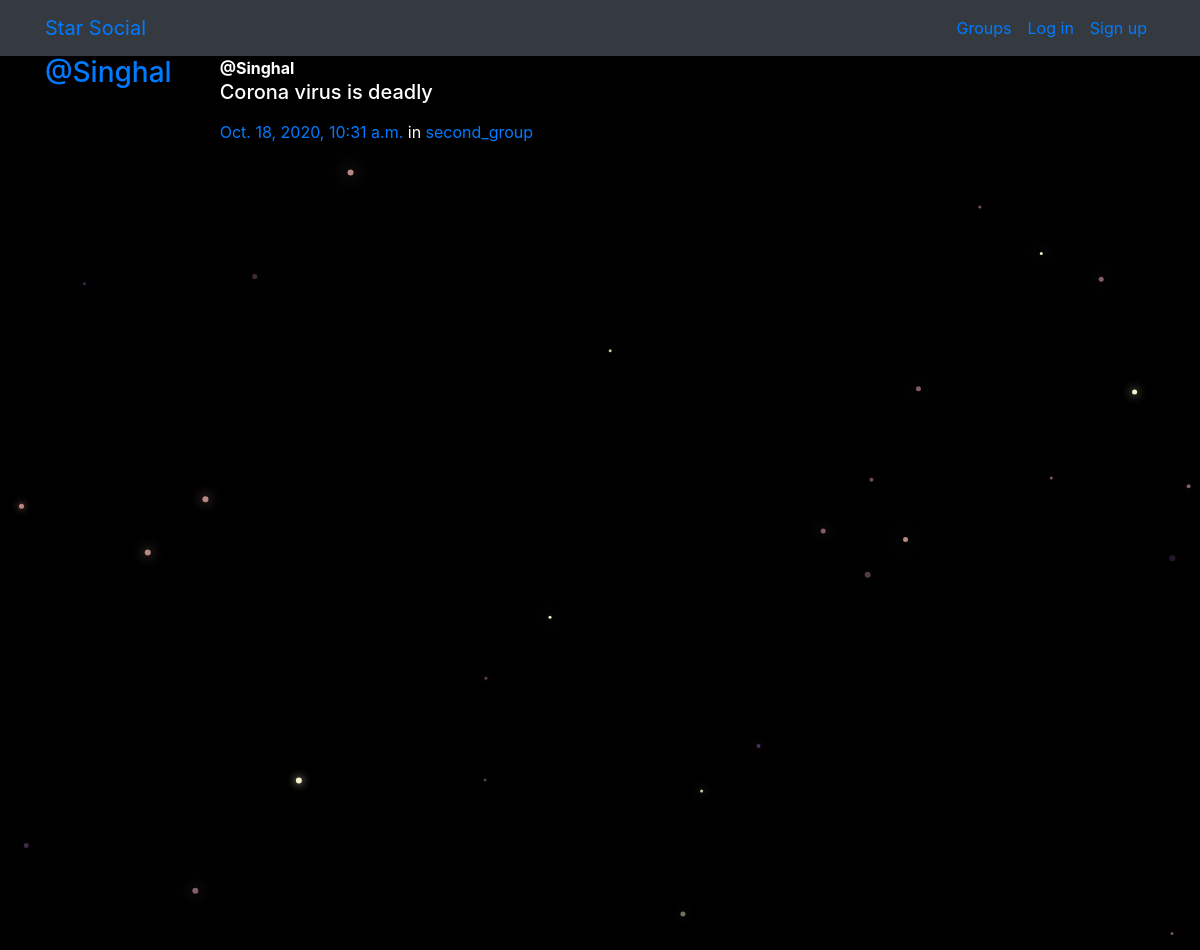
/posts/by/Singhal/9/, run on the app's committed database.
### posts/models.py (models this page shows, shortened)
class Post(models.Model):
    user = models.ForeignKey(User, related_name="posts", on_delete=models.CASCADE)
    created_at = models.DateTimeField(auto_now=True)
    message = models.TextField()
    message_html = models.TextField(editable=False)
    group = models.ForeignKey(Group, related_name="posts", null=True, blank=True, on_delete=models.CASCADE)
    class Meta:
        ordering = ['-created_at']

### groups/models.py (models this page shows, shortened)
class Group(models.Model):
    name = models.CharField(max_length=255, unique=True)
    slug = models.SlugField(allow_unicode=True, unique=True)
    description = models.TextField(blank=True, default='')
    description_html = models.TextField(editable=False, default='', blank=True)
    members = models.ManyToManyField(User, through='GroupMember')
    class Meta:
        ordering = ['name']

### posts/views.py (the view)
# urls.py: path('by/<username>/<int:pk>/', views.PostDetail.as_view(), name="single"),
class PostDetail(SelectRelatedMixin, generic.DetailView):
    model = models.Post
    select_related = ('user', 'group')
    def get_queryset(self):
        queryset = super().get_queryset()
        return queryset.filter(user__username__iexact = self.kwargs.get('username'))

### posts/templates/posts/post_detail.html
{% extends "posts/post_base.html" %}
  {% block post_content %}
      {% include "posts/_post.html" %}
  {% endblock %}

### posts/templates/posts/_post.html (shortened to what this page needs)
<div class="media">
  <h3 class="mr-5">
    <a href="{% url 'posts:for_user' username=post.user.username %}">@{{post.user.username}}</a>
  </h3>
  <div class="media-body">
    <strong>@{{post.user.username}}</strong>
    <h5>{{post.message_html|safe}}</h5>
    <time class="time">
      <a href="{% url 'posts:single' username=post.user.username pk=post.pk %}">{{post.created_at}}</a>
    </time>
    {% if post.group %}
    <span class="group-name">in
      <a href="#">{{post.group.name}}</a>
    </span>
    {% endif %}
  </div>
</div>

### static/simplesocial/css/master.css (style rules this page uses)
body { margin: 0; overflow: hidden; background-color: black; color:white; }

### data on the page
Post: user.username "Singhal", message_html "Corona virus is deadly", created_at "Oct. 18, 2020, 10:31 a.m.", group.name "second_group"
